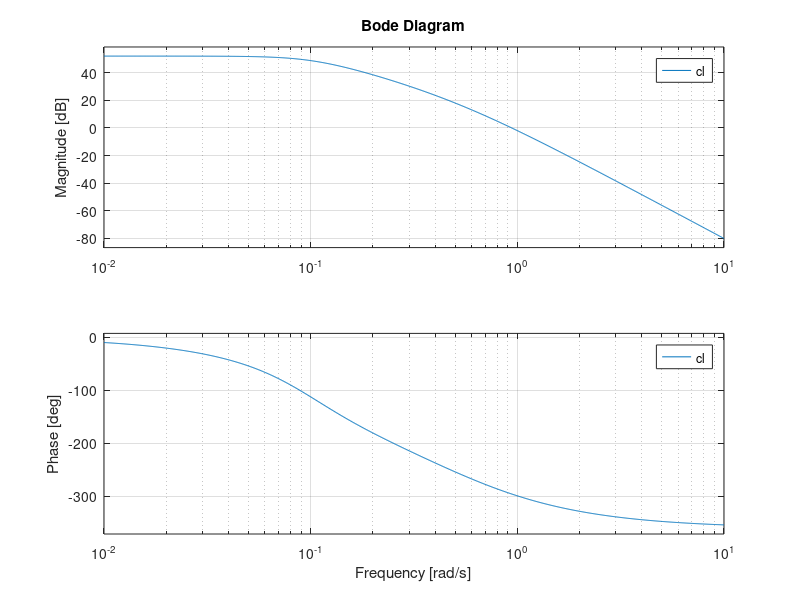

Reproduce this figure in MATLAB.
clear all
close all
clc
den1 = [1 0.5];
den2 = conv(den1,den1)
cl = tf(1,conv(den2,[1 0.14 0.01]))
pzmap(cl)
bode(cl)